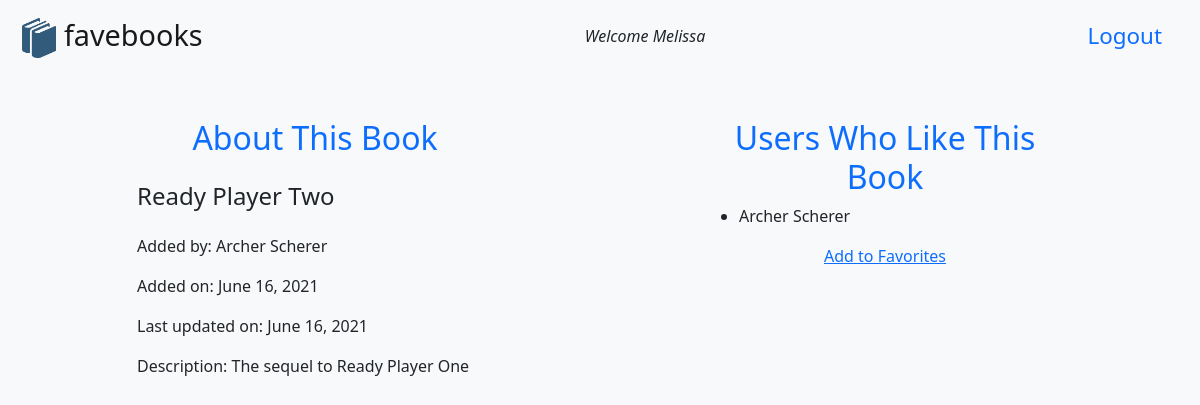
The page /books/2 (signed in) on the database its author committed.
### log_reg_app/models.py (models this page shows)
class User(models.Model):
    first_name = models.CharField(max_length= 45)
    last_name = models.CharField(max_length= 45)
    email = models.CharField(max_length= 255)
    password = models.CharField(max_length= 45)
    created_at = models.DateTimeField(auto_now_add=True)
    updated_at = models.DateTimeField(auto_now=True)
    objects = UserManager()

class Book(models.Model):
    title = models.CharField(max_length= 255)
    desc = models.TextField()
    created_at = models.DateTimeField(auto_now_add=True)
    updated_at = models.DateTimeField(auto_now=True)
    uploaded_by = models.ForeignKey(User, related_name="books_uploaded", on_delete = models.CASCADE)
    users_who_like = models.ManyToManyField(User, related_name="liked_books")
    objects = BookManager()

### log_reg_app/views.py (the view)
# urls.py: path('books/<int:book_id>', views.info),
def info(request,book_id):
    this_book = Book.objects.get(id=book_id)
    this_user = User.objects.get(id=request.session['user_id'])
    context = {
        'this_book': this_book,
        'this_user': this_user
    }
    if this_book.uploaded_by.id == this_user.id:
        return render(request, 'edit.html', context)
    else:
        return render(request, 'show.html', context)

### log_reg_app/templates/show.html (shortened to what this page needs)
<!DOCTYPE html>
<html lang="en">
<head>
    {% load static%}
    <link href="https://cdn.jsdelivr.net/npm/bootstrap@5.0.1/dist/css/bootstrap.min.css" rel="stylesheet">
    <link rel="stylesheet" href="{% static 'css/style.css' %}">
</head>
<body class="container bg-light">
    <nav class=" col-12 navbar navbar-light bg-light justify-content-between">
        <a class="navbar-brand app-small" href="/books"><img class="small-book" src="/static/img/book.png" alt="Book Icon"> favebooks</a>
        <div class="welcome">Welcome {{this_user.first_name}}</div>
        <a class="nav-link logout" href="/user/logout">Logout</a>
    </nav>
    <div class="col-12 mt-5">
        <div class="row">
            <div class="col-4 offset-1 mb-3">
                <h2 class="form-label text-center text-primary">About This Book</h2>
                <div class="row">
                    <div class="col-md-12 mb-3">
                        <h4 class="mt-3">{{this_book.title}}</h4>
                    </div>
                    <div class="col-md-12 mb-3 form-label"> Added by: {{this_book.uploaded_by.first_name}} {{this_book.uploaded_by.last_name}}</div>
                    <div class="col-md-12 mb-3 form-label"> Added on: {{this_book.created_at|date}}</div>
                    <div class="col-md-12 mb-3 form-label"> Last updated on: {{this_book.updated_at|date}}</div>
                    <div class="col-md-12 mb-3"> Description: {{this_book.desc}}</div>
                </div>
            </div>
            <div class="col-4 offset-2 mb-3">
                <h2 class="text-center text-primary">Users Who Like This Book</h2>
                <ul class="col-12">
                    {% for user in this_book.users_who_like.all %}
                        <li>{{user.first_name}} {{user.last_name}}
                        </li>
                    {% endfor %}
                </ul>
                <div class="col-12 text-center">
                    {%if this_user not in this_book.users_who_like.all %}
                    <a class="text-center" href="/books/{{this_book.id}}/favorite">Add to Favorites</a>
                    {%endif%}
                </div>
            </div>
        </div>
    </div>
</body>
</html>

### log_reg_app/static/css/style.css (style rules this page uses)
.small-book { height: 40px; width: auto; vertical-align: middle; }
.app-small { font-size: 1.8em; vertical-align: middle; font-weight: 500; margin-left: -20px; }
.welcome { font-style: italic; }
.logout { margin-right: -20px; font-size: 1.4em; }

### rows shown on the page
User: first_name "Melissa"
Book: title "Ready Player Two", uploaded_by.first_name "Archer", uploaded_by.last_name "Scherer", created_at "June 16, 2021", updated_at "June 16, 2021", desc "The sequel to Ready Player One"
User: first_name "Archer", last_name "Scherer"
